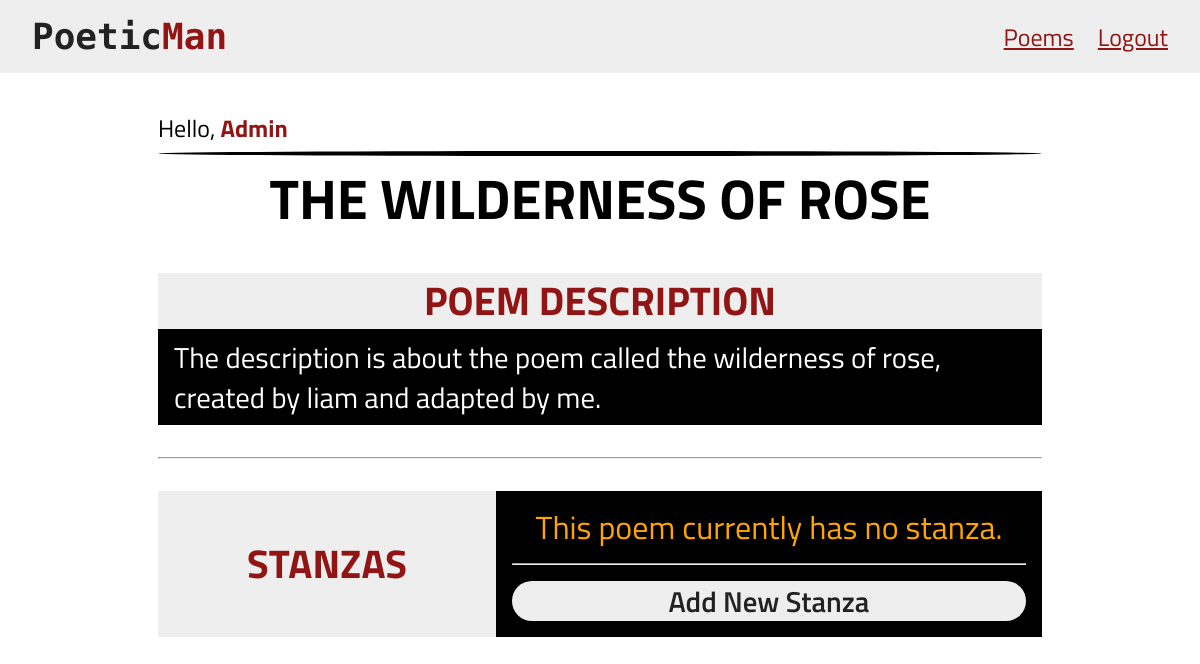
/poems/3 (signed in), run on the app's committed database.
### app/models.py (models this page shows, shortened)
class User(UserMixin, db.Model):
    __tablename__ = 'users'
    id = db.Column(db.Integer, primary_key=True)
    username = db.Column(db.String(100), unique=True)
    password = db.Column(db.String(128), unique=True)
    password_hash = db.Column(db.String(255))
    birth_date = db.Column(db.Date)
    is_admin = db.Column(db.Boolean, default=False)
    @property
    def password(self):
        """Restrict read access on plain text password."""
        raise AttributeError('Password is not a readable attribute.')
    @password.setter
    def password(self, password):
        self.password_hash = generate_password_hash(password)
    admin = db.relationship('Admin', backref='users', uselist=False)
    comments = db.relationship('Comment', backref='users', lazy='dynamic')

class Poem(db.Model):
    __tablename__ = 'poems'
    id = db.Column(db.Integer, primary_key=True)
    author_id = db.Column(db.Integer, db.ForeignKey('admins.id'))
    title = db.Column(db.String(255), nullable=False, unique=True)
    description = db.Column(db.Text, unique=True)
    category_id = db.Column(db.Integer, db.ForeignKey('categories.id'))
    rating = db.Column(db.Float, default=0.0)
    premium = db.Column(db.Boolean, default=False)
    crafted_on = db.Column(db.DateTime(timezone=True),
                           server_default=func.now())
    stanzas = db.relationship('Stanza', backref='poems', lazy='dynamic')
    comments = db.relationship('Comment', backref='poems', lazy='dynamic')

### app/views.py (the view)
@app.route('/poems/<int:poem_id>', methods=['GET', 'POST'])
@login_required
def show_poem(poem_id):
    poem = Poem.query.get(poem_id)
    if not current_user.is_admin and poem.premium:
        flash('This poem is only available to premium users.')
        return redirect(url_for('show_poems'))
    return render_template('poems/poem.html', poem=poem)

### app/models.py (called while the page is built)
@login_manager.user_loader
def load_user(user_id):
    return User.query.get(int(user_id))

### app/templates/poems/poem.html (shortened to what this page needs)
{% extends "base.html" %} {% block title %} {{poem.title}} {% endblock title %}
{% block main_content %}
<h1 class="main-content__title">{{poem.title|upper}}</h1>
<div class="poem-desc">
  <h3 class="poem-desc__heading">Poem Description</h3>
  <p class="poem-desc__content">{{poem.description|capitalize}}</p>
</div>
<hr />
<div class="poem-stanzas">
  <h3 class="poem-stanzas__heading">Stanzas</h3>
  <div class="poem-stanzas__container">
    {% if poem.stanzas.all()|length == 0 %}
    <p class="no-stanza-text">This poem currently has no stanza.</p>
    {% endif %} {% if current_user.is_admin %}
    <hr width="100%" />
    <a href="/poems/{{poem.id}}/add_stanza" class="add-stanza"
      >Add New Stanza</a
    >
    {% endif %}
  </div>
</div>
{% endblock main_content %}

### app/templates/base.html (shortened to what this page needs)
<!DOCTYPE html>
<html lang="en">
  <head>
    <link
      rel="stylesheet"
      href="{{ url_for('static', filename='css/main.css') }}"
      type="text/css"
    />
  </head>
  <body>
    <header class="app-header">
      <h3 class="app-logo">Poetic<span class="redden">Man</span></h3>
      <nav class="app-navbar">
        <a
          href="/{{ 'poems' if current_user.is_authenticated else '' }}"
          class="app-nav__item"
        >
          {{ 'Poems' if current_user.is_authenticated else 'Home' }}
        </a>
        <a href="/{{ 'logout' if current_user.is_authenticated else 'login' }}">
          {{ 'Logout' if current_user.is_authenticated else 'Login' }}
        </a>
      </nav>
    </header>
    <main class="app-main__content">
      <p class="welcome-text">
        Hello, {% if current_user.is_authenticated %}
        <span class="redden">{{current_user.username|capitalize}}</span>
        {% else %}
        <span class="redden">Stranger</span>
        {% endif %}
      </p>
      <hr class="black-liner" />
      {% block main_content %} {% endblock main_content %}
    </main>
  </body>
</html>

### app/static/css/main.css (style rules this page uses)
* { box-sizing: border-box; margin: 0; padding: 0; }
body { font-family: "Titillium Web", sans-serif; color: #000; position: relative; min-height: 100vh; }
.app-header { display: flex; justify-content: space-between; align-items: center; padding: 1rem 2rem; gap: 2.5rem; flex-wrap: wrap; background-color: #eee; position: sticky; top: 0; z-index: 2; }
.app-logo { color: #222; font-family: "Monoton", cursive; font-size: calc(1.5rem + 1.5vmin); font-weight: 700; flex-grow: 1; }
.redden { color: rgb(145, 21, 21); font-weight: bolder; }
.app-navbar { font-size: 1.5rem; display: flex; gap: 1.5rem; align-items: center; margin: auto; }
.app-navbar a { color: rgb(145, 21, 21); transition: all 200ms ease-in-out; }
.app-main__content { margin: auto; max-width: 900px; padding: 2rem 0.5rem; }
.app-main__content .welcome-text { font-size: 1.5rem; padding: 0.3rem 0; }
.black-liner { width: 100%; height: 5px; background-color: black; border: none; border-radius: 50%; }
.app-main__content .main-content__title { text-align: center; font-size: calc(3rem + 1vmin); }
.app-main__content > .poem-desc, .app-main__content > .poem-stanzas { font-size: calc(1.5rem + .6vmin); line-height: 2.5rem; display: flex; margin: 2rem 0; flex-wrap: wrap; }
.app-main__content > .poem-desc .poem-desc__heading, .app-main__content > .poem-stanzas .poem-stanzas__heading { display: flex; justify-content: center; align-items: center; flex-grow: 1; text-transform: uppercase; color: #911515; padding: .5rem 1rem; font-size: calc(2rem + 1vmin); background-color: #eee; }
.app-main__content > .poem-desc .poem-desc__content, .app-main__content > .poem-stanzas .poem-stanzas__container { width: 60%; flex-grow: 1; background-color: #000; color: #fff; padding: .5rem 1rem; }
.poem-stanzas > .poem-stanzas__container { display: flex; flex-direction: column; gap: 1rem; padding: 1rem !important; flex-basis: 400px; justify-content: center; align-items: flex-start; }
.poem-stanzas__container > .no-stanza-text { color: orange; margin: auto; font-family: "Titillium Web", sans-serif; font-size: 2rem; text-align: center; }
.poem-stanzas__container > .add-stanza { text-decoration: none; color: #222; background-color: #eee; width: 100%; text-align: center; border-radius: 20px; font-weight: 600; }

### data on the page
User: username "Admin"
Poem: title "THE WILDERNESS OF ROSE", description "The description is about the poem called the wilderness of rose, created by liam and adapted by me."

### other printed values
{{ 'Poems' if current_user.is_authenticated else 'Home' }} "Poems"
{{ 'Logout' if current_user.is_authenticated else 'Login' }} "Logout"
